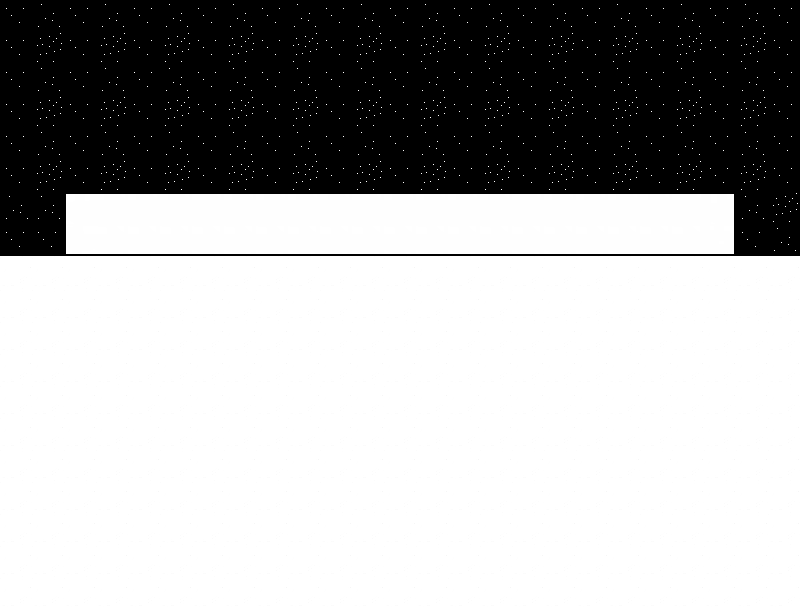

A 2D game scene composited from a Tiled map and its tileset images. What follows is a short description and the map's XML, with each tile layer's data collapsed to a summary:
An orthogonal 25x19 tile map with 32x32 px tiles, 1 tile layer (Tile Layer 1).

<map version="1.0" orientation="orthogonal" renderorder="right-down" width="25" height="19" tilewidth="32" tileheight="32" nextobjectid="1">
 <tileset firstgid="1" name="BAW copy" tilewidth="32" tileheight="32">
  <image source="BAW copy.png" width="96" height="224" />
 </tileset>
 <layer name="Tile Layer 1" width="25" height="19">
  <data>[475 cells, 475 non-empty, 10 distinct tile ids]</data>
 </layer>
</map>
